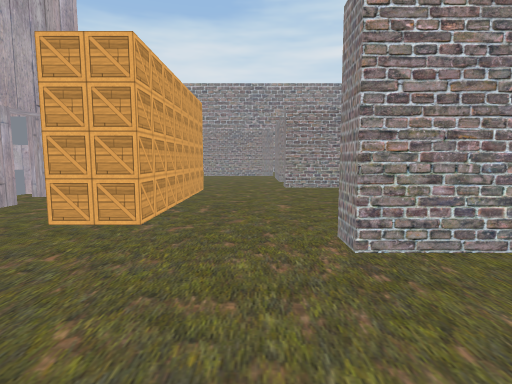
View 1 (above)

24 first-person views from a walk through a 3-D level made in the Unity game engine. The camera is 1.4 m above the floor, tilts 6° down and sees 80° across. The floor is counted in squares, 2 m on a side. Each view is taken from the middle of a square. On the plan, view 1 faces up. The plan holds only what a view shows up to about 10 squares ahead; the rest is blank. The place goes on beyond the plan. Some surface patterns are stand-ins.

View 2
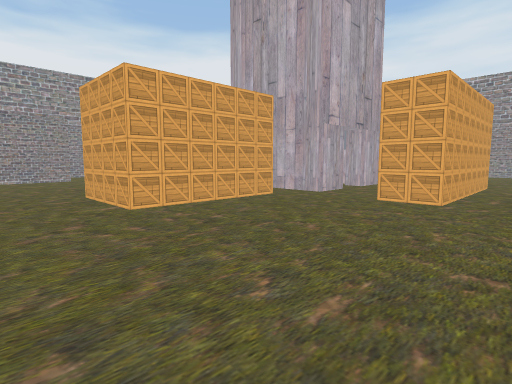

View 3
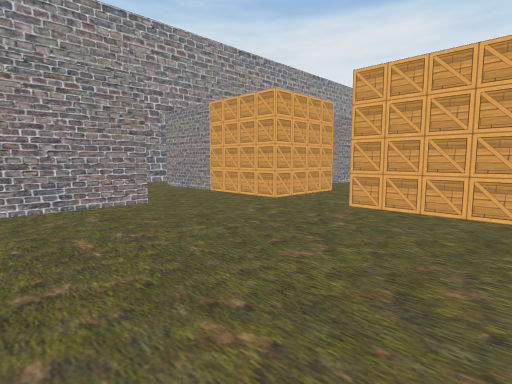

View 4
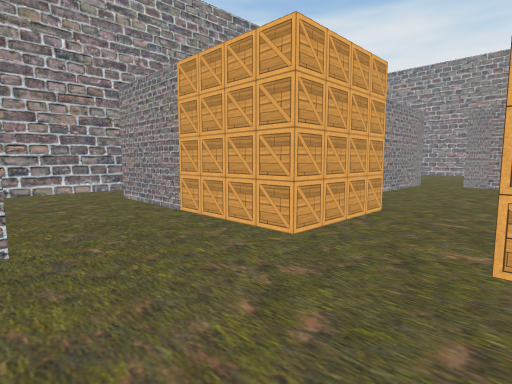

View 5
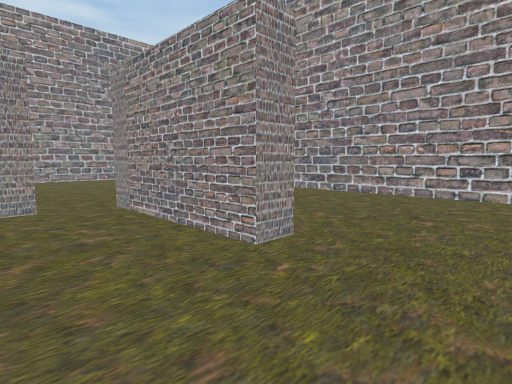

View 6
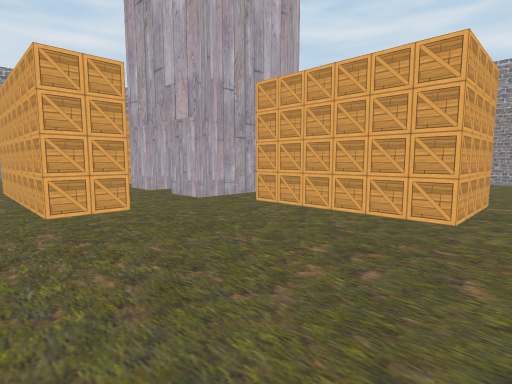

View 7
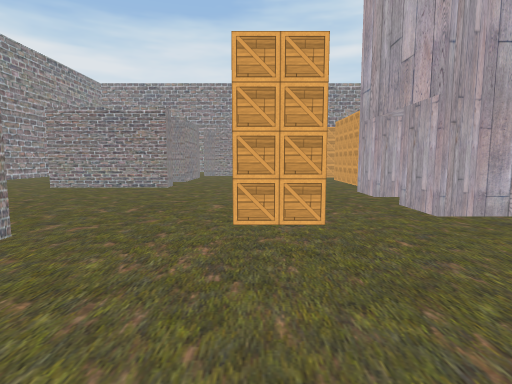

View 8
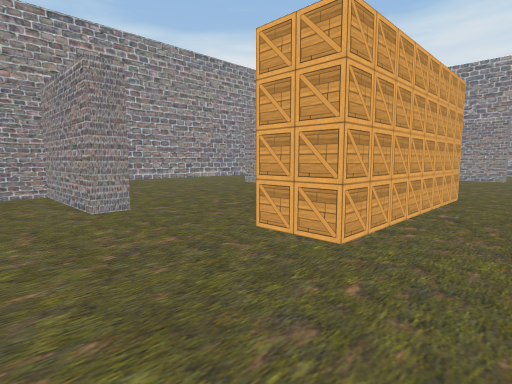

View 9
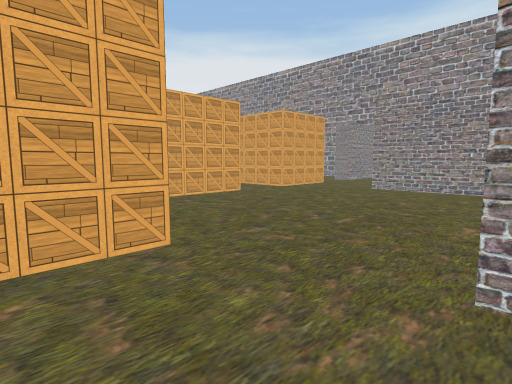

View 10
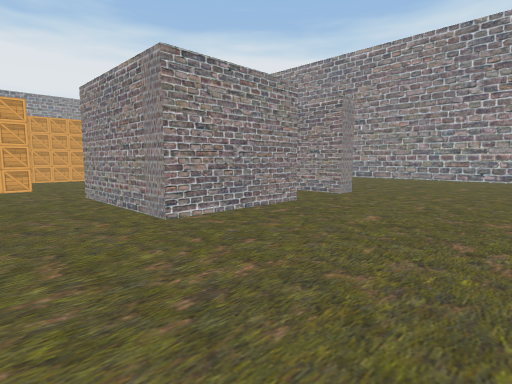

View 11
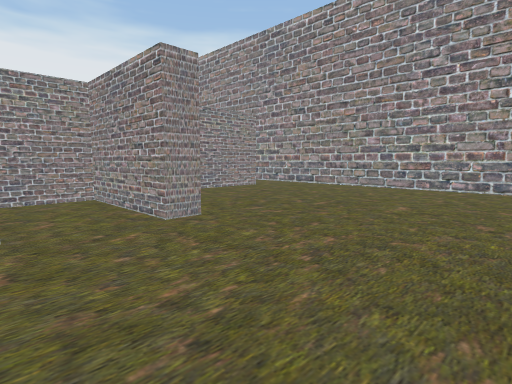

View 12
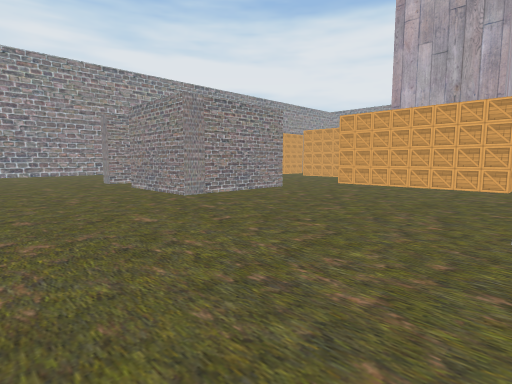

View 13
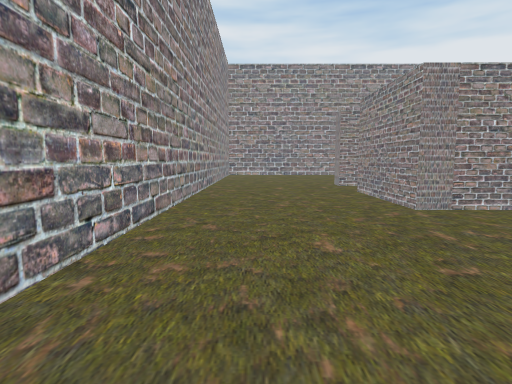

View 14
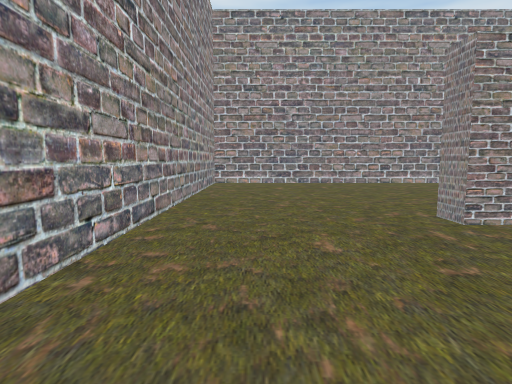

View 15
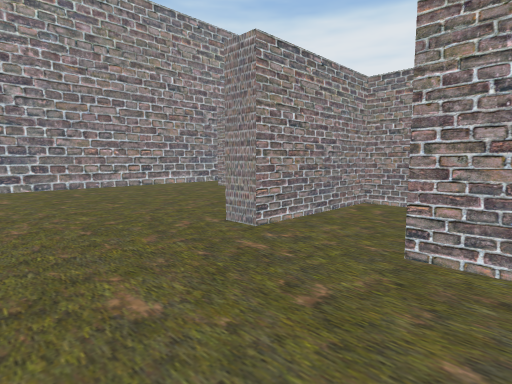

View 16
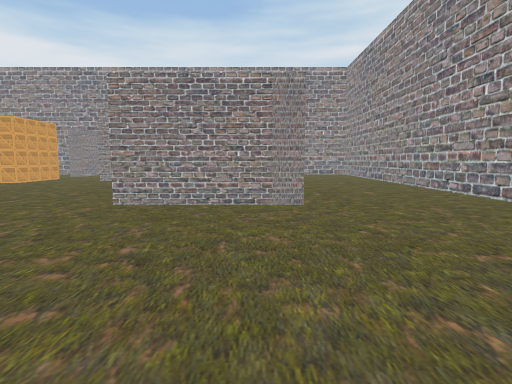

View 17
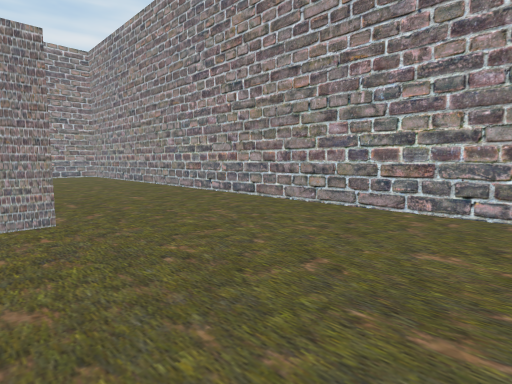

View 18
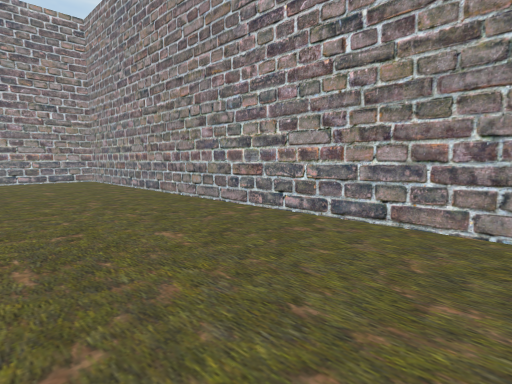

View 19
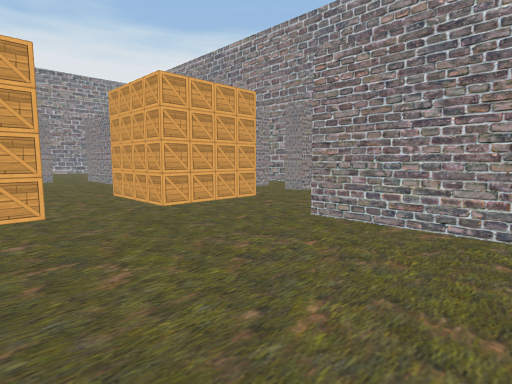

View 20
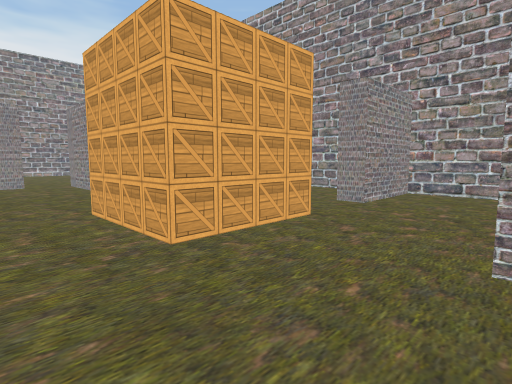

View 21
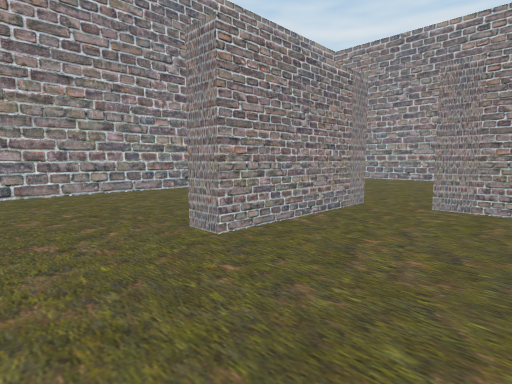

View 22
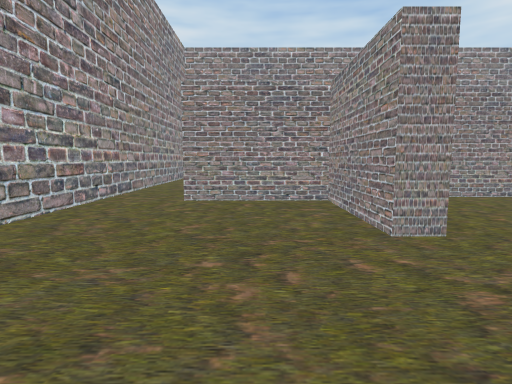

View 23
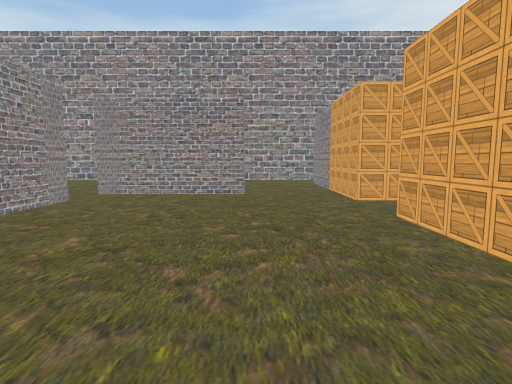

View 24
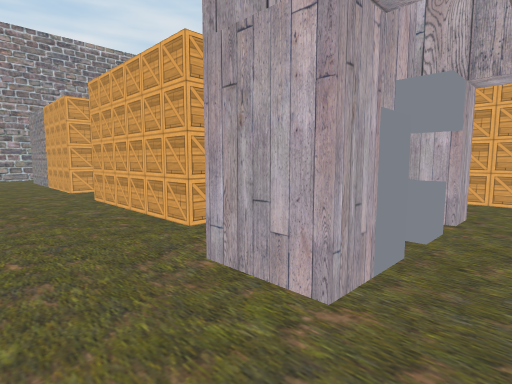

### Floor plan
Key: @ floor where view 1 was taken; # wall or solid block; . floor; C cube; B block; O other object.
Columns run from 16 left of view 1 to 8 right of it. Each row starts with its distance up from view 1.
 18          ################
 17         ....#...........#
 16         ..#.#....#......#
 15     .   ..#......#......#
 14     .   ..##.....#......#
 13     .###..##..####......#
 12     #............###....#
 11     ##...........#......#
 10      #....##.....#..#...#
  9 ..   .....##......  #...#
  8 ..###.....##.....####...#
  7  ......#...   #.........#
  6 .......#.OBCO.#.........#
  5 .......#......#.........#
  4  ......#.O##O.#.........#
  3    .....................#
  2   ###.....##.....####...#
  1     ......##......  #...#
  0      #....##....@#......#
 -1      #...........#......#
 -2      #....##.....###....#
 -3      ###.  #..###.......#
 -4            ##...  ......#
 -5             #... #......#
 -6             ............#
 -7            .............#
 -8            ##############

Where each view was taken, in squares from view 1:
view 1: 0 up, 0 right, facing up
view 2: 2 down, 0 right, facing up-left
view 3: 2 up, 0 right, facing down-left
view 4: 0 up, 2 left, facing down-left
view 5: 1 down, 4 left, facing down-right
view 6: 1 down, 10 left, facing up-right
view 7: 0 up, 9 left, facing up
view 8: 1 up, 7 left, facing up-left
view 9: 6 up, 1 right, facing up-left
view 10: 6 up, 7 right, facing up-left
view 11: 10 up, 7 right, facing up-left
view 12: 8 up, 7 right, facing down-left
view 13: 7 up, 6 right, facing down
view 14: 2 up, 6 right, facing down
view 15: 1 up, 6 right, facing down-left
view 16: 3 up, 3 right, facing up
view 17: 4 up, 3 right, facing up-right
view 18: 7 up, 4 right, facing up-right
view 19: 10 up, 0 right, facing up-left
view 20: 11 up, 2 left, facing up-left
view 21: 11 up, 4 left, facing up-right
view 22: 15 up, 5 left, facing right
view 23: 7 up, 8 left, facing up
view 24: 5 up, 8 left, facing up-right
